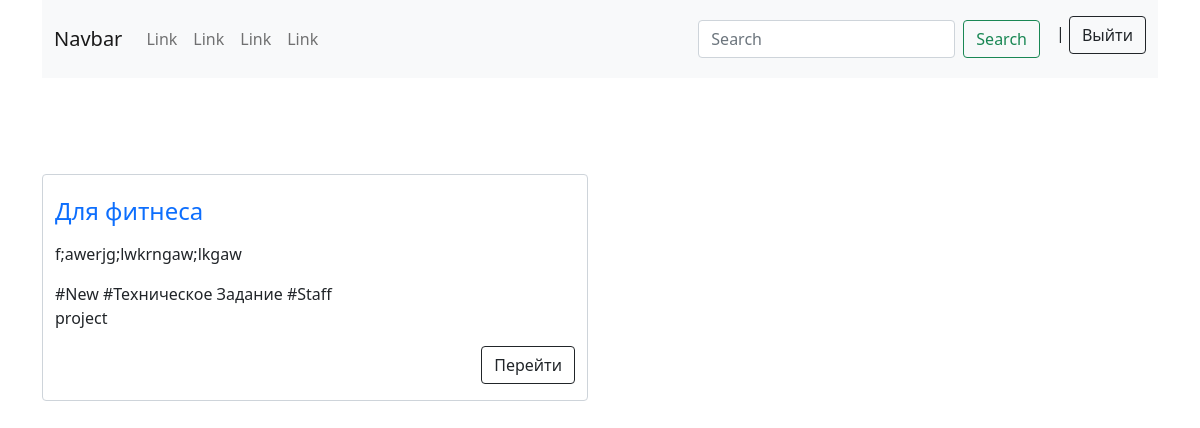
Before: /Alina with the older database file.
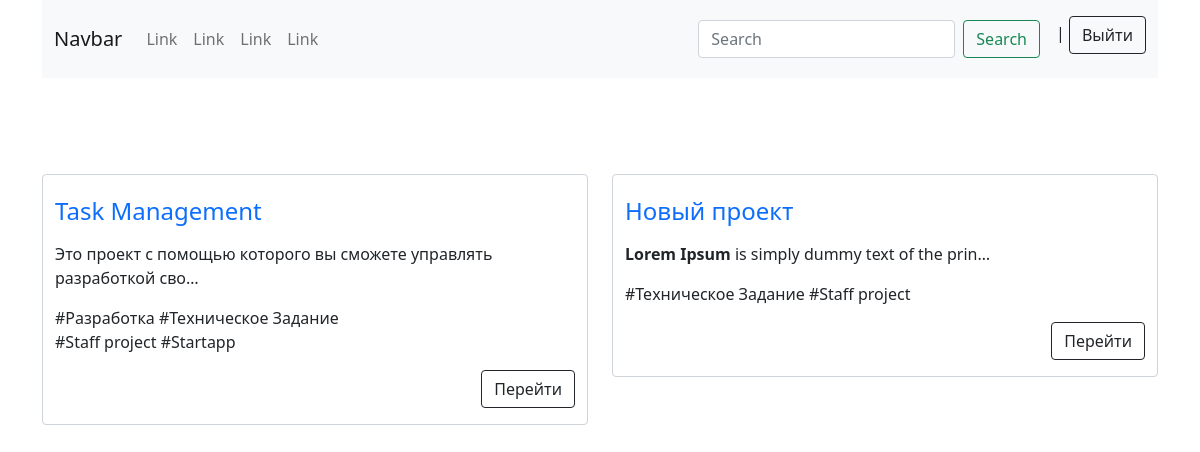
After: the same page with the newer database file.
### mainapp/models.py (models this page shows, shortened)
class Project(models.Model):
    user = models.ForeignKey(User, on_delete=models.CASCADE, verbose_name='Пользователь')
    name = models.CharField(max_length=120, verbose_name='Название')
    slug = models.SlugField(unique=True)
    description = RichTextField(verbose_name='Описание')
    photo = models.ImageField(upload_to='photos/', null=True, blank=True, verbose_name='Фото')
    file = models.FileField(upload_to='files/', null=True, blank=True, verbose_name='Файлы')
    started = models.DateTimeField(auto_now_add=True, verbose_name='Начало')
    ended = models.DateTimeField(blank=True, null=True, verbose_name='Закончился')
    deadline = models.DateField(verbose_name='Дедлайн до')
    tags = models.ManyToManyField(Tag, verbose_name='Теги')
    class Meta:
        verbose_name = 'Проект'
        verbose_name_plural = 'Проекты'
    def get_absolute_url(self):
        return reverse('mainapp:proj_details', kwargs={'slug': self.slug})

class Tag(models.Model):
    tag = models.CharField(max_length=120)
    def __str__(self):
        return self.tag
    class Meta:
        verbose_name = 'Тег'
        verbose_name_plural = 'Теги'

### mainapp/views.py (the view)
# urls.py: path('<slug:slug>', UserProjectListView.as_view(), name='user_proj'),
class UserProjectListView(ListView):
    template_name = 'mainapp/index/user_project.html'
    model = User
    context_object_name = 'projects'
    def get_queryset(self):
        user = get_object_or_404(User, username=self.kwargs.get('slug'))
        projects = user.project_set.all()
        return projects

### templates/mainapp/index/user_project.html (shortened to what this page needs)
{% extends 'mainapp/base.html' %}
{% block content %}
<div class="container">
    <div class="row mt-5">
        {% if projects %}
        {% for project in projects %}
        <div class="col-sm-6">
            <div class="form-control user-projects mt-5">
                <a class="text-decoration-none href="{{ project.get_absolute_url }}"><h4 class="mt-3">{{ project.name }}</h4></a>
                <p>{{ project.description|safe|truncatechars:70 }}</p>
                <p class="project-tags">{% for t in project.tags.all|slice:':5' %} #{{t}} {% endfor %}</p>
                {% if project.user == user %}
                    <a class="btn btn-outline-success float-end" href="{% url 'mainapp:update_project' project.slug %}">Редактировать</a>
                    <form class="float-end me-2 ms-2" method="post" action="{% url 'mainapp:delete_project' project.slug %}">
                        {% csrf_token %}
                        <button class="btn btn-outline-danger">Удалить</button>
                    </form>
                    <a class="btn btn-outline-info float-end" href="{% url 'mainapp:groups_list' project.slug %}">Группы</a><br><br>
                {% else %}
                    <a class="btn btn-outline-dark float-end" href="{{ project.get_absolute_url }}">Перейти</a><br><br>
                {% endif %}
            </div>
        </div>
        {% endfor %}
        {% else %}
            <div class="text-center empty-page">
                <h1>Здесь пока ничего нет</h1>
            </div>
        {% endif %}
    </div>
</div>
{% endblock %}

Changed rows visible on the page:
removed Project: name "Для фитнеса", description "f;awerjg;lwkrngaw;lkgaw", Tag (tag "Техническое Задание"), Tag (tag "Staff project")
no longer on this page (row unchanged): Tag: tag "New", shown under "Для фитнеса"
added Project: name "Task Management", description "Это проект с помощью которого вы сможете управлять разработкой сво…", Tag (tag "Техническое Задание"), Tag (tag "Staff project")
now on this page (row unchanged): Tag: tag "Разработка", shown under "Task Management"
now on this page (row unchanged): Tag: tag "Startapp", shown under "Task Management"
added Project: name "Новый проект", description "Lorem Ipsum is simply dummy text of the prin…", Tag (tag "Техническое Задание"), Tag (tag "Staff project")
